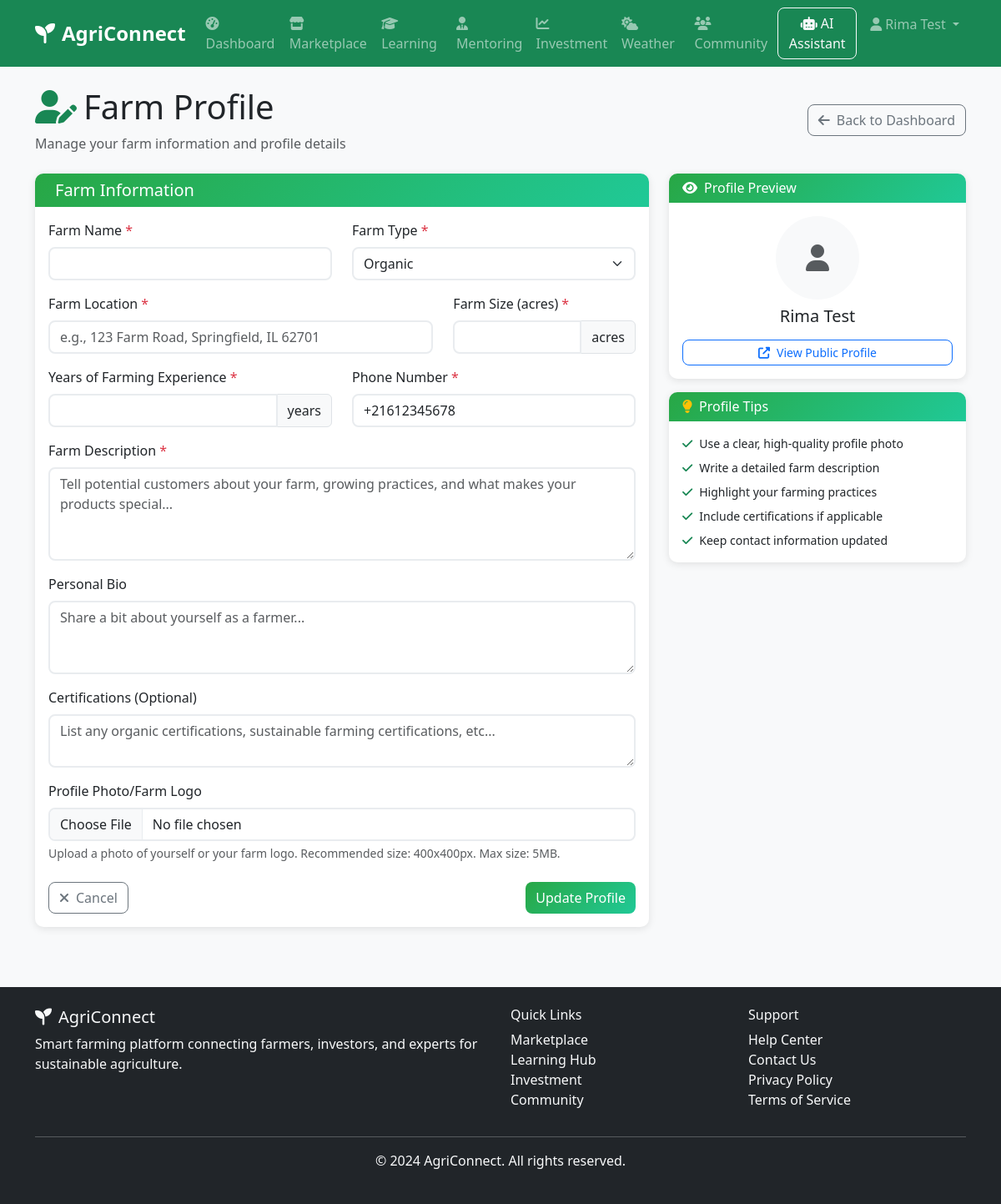
Page /marketplace/profile (signed in) on the committed database.
### app/models/user.py (models this page shows, shortened)
class User(UserMixin, db.Model):
    __tablename__ = 'users'
    id = db.Column(db.Integer, primary_key=True)
    username = db.Column(db.String(80), unique=True, nullable=False)
    email = db.Column(db.String(120), unique=True, nullable=False)
    password_hash = db.Column(db.String(255), nullable=False)
    first_name = db.Column(db.String(50), nullable=False)
    last_name = db.Column(db.String(50), nullable=False)
    phone = db.Column(db.String(20))
    location = db.Column(db.String(100))
    user_type = db.Column(db.Enum('farmer', 'investor', 'expert', 'admin'), nullable=False, default='farmer')
    profile_image = db.Column(db.String(255))
    bio = db.Column(db.Text)
    farm_name = db.Column(db.String(100))
    farm_location = db.Column(db.String(200))
    farm_size = db.Column(db.Float)  # in acres
    farm_type = db.Column(db.String(50))  # organic, conventional, etc.
    years_experience = db.Column(db.Integer)
    farm_description = db.Column(db.Text)
    certifications = db.Column(db.Text)  # JSON string of certifications
    is_active = db.Column(db.Boolean, default=True)
    is_verified = db.Column(db.Boolean, default=False)
    created_at = db.Column(db.DateTime, default=datetime.utcnow)
    updated_at = db.Column(db.DateTime, default=datetime.utcnow, onupdate=datetime.utcnow)
    products = db.relationship('Product', backref='seller', lazy='dynamic')
    courses_enrolled = db.relationship('CourseEnrollment', backref='user', lazy='dynamic')
    courses_created = db.relationship('Course', backref='instructor', lazy='dynamic')
    land_listings = db.relationship('Land', backref='owner', lazy='dynamic')
    investments = db.relationship('Investment', backref='investor', lazy='dynamic')
    forum_posts = db.relationship('ForumPost', backref='author', lazy='dynamic')
    forum_comments = db.relationship('ForumComment', backref='author', lazy='dynamic')
    mentoring_sessions_as_mentor = db.relationship('MentoringSession', foreign_keys='MentoringSession.mentor_id', backref='mentor', lazy='dynamic')
    mentoring_sessions_as_mentee = db.relationship('MentoringSession', foreign_keys='MentoringSession.mentee_id', backref='mentee', lazy='dynamic')
    mentoring_requests = db.relationship('MentoringRequest', backref='mentee', lazy='dynamic')
    chat_sessions = db.relationship('ChatSession', backref='user', lazy='dynamic')
    def get_full_name(self):
        return f"{self.first_name} {self.last_name}"
    def is_farmer(self):
        return self.user_type == 'farmer'

### app/routes/marketplace.py (the view, shortened to what this page needs)
@marketplace_bp.route('/profile', methods=['GET', 'POST'])
@login_required
def edit_farmer_profile():
    if not current_user.is_farmer():
        flash('Only farmers can access this page.', 'error')
        return redirect(url_for('marketplace.index'))
    form = FarmerProfileForm(obj=current_user)
    return render_template('marketplace/farmer_profile.html', form=form)

### app/templates/marketplace/farmer_profile.html (shortened to what this page needs)
{% extends "base.html" %}
{% block content %}
<div class="container py-4">
    <div class="row mb-4">
        <div class="col-12">
            <div class="d-flex justify-content-between align-items-center">
                <div>
                    <h1><i class="fas fa-user-edit me-2 text-success"></i>Farm Profile</h1>
                    <p class="text-muted mb-0">Manage your farm information and profile details</p>
                </div>
                <a href="{{ url_for('marketplace.farmer_dashboard') }}" class="btn btn-outline-secondary">
                    <i class="fas fa-arrow-left me-2"></i>Back to Dashboard
                </a>
            </div>
        </div>
    </div>
    <div class="row">
        <div class="col-lg-8">
            <div class="card">
                <div class="card-header">
                    <h5 class="mb-0">Farm Information</h5>
                </div>
                <div class="card-body">
                    <form method="POST" enctype="multipart/form-data">
                        <div class="row mb-3">
                            <div class="col-md-6">
                                {{ form.farm_name.label(class="form-label required") }}
                                {{ form.farm_name(class="form-control") }}
                            </div>
                            <div class="col-md-6">
                                {{ form.farm_type.label(class="form-label required") }}
                                {{ form.farm_type(class="form-select") }}
                            </div>
                        </div>
                        <div class="row mb-3">
                            <div class="col-md-8">
                                {{ form.farm_location.label(class="form-label required") }}
                                {{ form.farm_location(class="form-control", placeholder="e.g., 123 Farm Road, Springfield, IL 62701") }}
                            </div>
                            <div class="col-md-4">
                                {{ form.farm_size.label(class="form-label required") }}
                                <div class="input-group">
                                    {{ form.farm_size(class="form-control") }}
                                    <span class="input-group-text">acres</span>
                                </div>
                            </div>
                        </div>
                        <div class="row mb-3">
                            <div class="col-md-6">
                                {{ form.years_experience.label(class="form-label required") }}
                                <div class="input-group">
                                    {{ form.years_experience(class="form-control") }}
                                    <span class="input-group-text">years</span>
                                </div>
                            </div>
                            <div class="col-md-6">
                                {{ form.phone.label(class="form-label required") }}
                                {{ form.phone(class="form-control", placeholder="+1 (555) 123-4567") }}
                            </div>
                        </div>
                        <div class="mb-3">
                            {{ form.farm_description.label(class="form-label required") }}
                            {{ form.farm_description(class="form-control", rows="4", placeholder="Tell potential customers about your farm, growing practices, and what makes your products special...") }}
                        </div>
                        <div class="mb-3">
                            {{ form.bio.label(class="form-label") }}
                            {{ form.bio(class="form-control", rows="3", placeholder="Share a bit about yourself as a farmer...") }}
                        </div>
                        <div class="mb-3">
                            {{ form.certifications.label(class="form-label") }}
                            {{ form.certifications(class="form-control", rows="2", placeholder="List any organic certifications, sustainable farming certifications, etc...") }}
                        </div>
                        <div class="mb-4">
                            {{ form.profile_image.label(class="form-label") }}
                            {{ form.profile_image(class="form-control") }}
                            <div class="form-text">Upload a photo of yourself or your farm logo. Recommended size: 400x400px. Max size: 5MB.</div>
                        </div>
                        <div class="d-flex justify-content-between">
                            <a href="{{ url_for('marketplace.farmer_dashboard') }}" class="btn btn-outline-secondary">
                                <i class="fas fa-times me-2"></i>Cancel
                            </a>
                            {{ form.submit(class="btn btn-success") }}
                        </div>
                    </form>
                </div>
            </div>
        </div>
        <div class="col-lg-4">
            <div class="card">
                <div class="card-header">
                    <h6 class="mb-0"><i class="fas fa-eye me-2"></i>Profile Preview</h6>
                </div>
                <div class="card-body">
                    <div class="text-center mb-3">
                        {% if current_user.profile_image %}
                        <img src="{{ current_user.profile_image }}" alt="Profile"
                             class="rounded-circle mb-2" style="width: 100px; height: 100px; object-fit: cover;">
                        {% else %}
                        <div class="bg-light rounded-circle mx-auto mb-2 d-flex align-items-center justify-content-center"
                             style="width: 100px; height: 100px;">
                            <i class="fas fa-user fa-2x text-muted"></i>
                        </div>
                        {% endif %}
                        <h5 class="mb-1">{{ current_user.get_full_name() }}</h5>
                    </div>
                    <div class="mt-3">
                        <a href="{{ url_for('marketplace.farmer_profile', farmer_id=current_user.id) }}"
                           class="btn btn-outline-primary btn-sm w-100" target="_blank">
                            <i class="fas fa-external-link-alt me-2"></i>View Public Profile
                        </a>
                    </div>
                </div>
            </div>
            <div class="card mt-3">
                <div class="card-header">
                    <h6 class="mb-0"><i class="fas fa-lightbulb me-2 text-warning"></i>Profile Tips</h6>
                </div>
                <div class="card-body">
                    <ul class="list-unstyled small mb-0">
                        <li class="mb-2"><i class="fas fa-check text-success me-2"></i>Use a clear, high-quality profile photo</li>
                        <li class="mb-2"><i class="fas fa-check text-success me-2"></i>Write a detailed farm description</li>
                        <li class="mb-2"><i class="fas fa-check text-success me-2"></i>Highlight your farming practices</li>
                        <li class="mb-2"><i class="fas fa-check text-success me-2"></i>Include certifications if applicable</li>
                        <li class="mb-0"><i class="fas fa-check text-success me-2"></i>Keep contact information updated</li>
                    </ul>
                </div>
            </div>
        </div>
    </div>
</div>
{% endblock %}

### app/templates/base.html (shortened to what this page needs)
<!DOCTYPE html>
<html lang="en">
<head>
    <link href="https://cdn.jsdelivr.net/npm/bootstrap@5.3.0/dist/css/bootstrap.min.css" rel="stylesheet">
    <link href="https://cdnjs.cloudflare.com/ajax/libs/font-awesome/6.4.0/css/all.min.css" rel="stylesheet">
    <link href="{{ url_for('static', filename='css/style.css') }}" rel="stylesheet">
</head>
<body>
    <nav class="navbar navbar-expand-lg navbar-dark bg-success">
        <div class="container">
            <a class="navbar-brand" href="{{ url_for('dashboard.index') }}">
                <i class="fas fa-seedling me-2"></i>AgriConnect
            </a>
            <div class="collapse navbar-collapse" id="navbarNav">
                <ul class="navbar-nav me-auto">
                    <li class="nav-item">
                        <a class="nav-link" href="{{ url_for('dashboard.index') }}">
                            <i class="fas fa-tachometer-alt me-1"></i>Dashboard
                        </a>
                    </li>
                    <li class="nav-item">
                        <a class="nav-link" href="{{ url_for('marketplace.index') }}">
                            <i class="fas fa-store me-1"></i>Marketplace
                        </a>
                    </li>
                    <li class="nav-item">
                        <a class="nav-link" href="{{ url_for('learning.index') }}">
                            <i class="fas fa-graduation-cap me-1"></i>Learning
                        </a>
                    </li>
                    <li class="nav-item">
                        <a class="nav-link" href="{{ url_for('mentoring.index') }}">
                            <i class="fas fa-user-tie me-1"></i>Mentoring
                        </a>
                    </li>
                    <li class="nav-item">
                        <a class="nav-link" href="{{ url_for('investment.index') }}">
                            <i class="fas fa-chart-line me-1"></i>Investment
                        </a>
                    </li>
                    <li class="nav-item">
                        <a class="nav-link" href="{{ url_for('weather.index') }}">
                            <i class="fas fa-cloud-sun me-1"></i>Weather
                        </a>
                    </li>
                    <li class="nav-item">
                        <a class="nav-link" href="{{ url_for('community.index') }}">
                            <i class="fas fa-users me-1"></i>Community
                        </a>
                    </li>
                </ul>
                <ul class="navbar-nav">
                    {% if current_user.is_authenticated %}
                        <li class="nav-item">
                            <button class="btn btn-outline-light me-2" data-bs-toggle="modal" data-bs-target="#chatbotModal">
                                <i class="fas fa-robot me-1"></i>AI Assistant
                            </button>
                        </li>
                        <li class="nav-item dropdown">
                            <a class="nav-link dropdown-toggle" href="#" id="navbarDropdown" role="button" data-bs-toggle="dropdown">
                                <i class="fas fa-user me-1"></i>{{ current_user.get_full_name() }}
                            </a>
                        </li>
                    {% endif %}
                </ul>
            </div>
        </div>
    </nav>
    <main class="container-fluid">
        {% block content %}{% endblock %}
    </main>
    <footer class="bg-dark text-light py-4 mt-5">
        <div class="container">
            <div class="row">
                <div class="col-md-6">
                    <h5><i class="fas fa-seedling me-2"></i>AgriConnect</h5>
                    <p>Smart farming platform connecting farmers, investors, and experts for sustainable agriculture.</p>
                </div>
                <div class="col-md-3">
                    <h6>Quick Links</h6>
                    <ul class="list-unstyled">
                        <li><a href="{{ url_for('marketplace.index') }}" class="text-light">Marketplace</a></li>
                        <li><a href="{{ url_for('learning.index') }}" class="text-light">Learning Hub</a></li>
                        <li><a href="{{ url_for('investment.index') }}" class="text-light">Investment</a></li>
                        <li><a href="{{ url_for('community.index') }}" class="text-light">Community</a></li>
                    </ul>
                </div>
                <div class="col-md-3">
                    <h6>Support</h6>
                    <ul class="list-unstyled">
                        <li><a href="#" class="text-light">Help Center</a></li>
                        <li><a href="#" class="text-light">Contact Us</a></li>
                        <li><a href="#" class="text-light">Privacy Policy</a></li>
                        <li><a href="#" class="text-light">Terms of Service</a></li>
                    </ul>
                </div>
            </div>
            <hr>
            <div class="text-center">
                <p>&copy; 2024 AgriConnect. All rights reserved.</p>
            </div>
        </div>
    </footer>
</body>
</html>

### rows in the picture
User: get_full_name "Rima Test", farm_type "Organic", phone "+21612345678"
